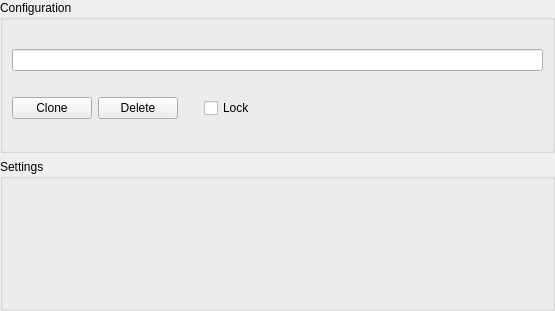
<?xml version="1.0" encoding="UTF-8"?>
<ui version="4.0">
 <class>TopOptionsPage</class>
 <widget class="QWidget" name="TopOptionsPage">
  <property name="geometry">
   <rect>
    <x>0</x>
    <y>0</y>
    <width>555</width>
    <height>311</height>
   </rect>
  </property>
  <property name="sizePolicy">
   <sizepolicy hsizetype="Preferred" vsizetype="Preferred">
    <horstretch>0</horstretch>
    <verstretch>0</verstretch>
   </sizepolicy>
  </property>
  <property name="windowTitle">
   <string/>
  </property>
  <layout class="QVBoxLayout" name="verticalLayout">
   <property name="margin">
    <number>0</number>
   </property>
   <item>
    <widget class="QGroupBox" name="configurationBox">
     <property name="title">
      <string>Configuration</string>
     </property>
     <layout class="QVBoxLayout" name="verticalLayout_2">
      <item>
       <widget class="QLineEdit" name="nameLineEdit">
        <property name="sizePolicy">
         <sizepolicy hsizetype="Expanding" vsizetype="Fixed">
          <horstretch>0</horstretch>
          <verstretch>0</verstretch>
         </sizepolicy>
        </property>
        <property name="text">
         <string/>
        </property>
        <property name="maxLength">
         <number>50</number>
        </property>
       </widget>
      </item>
      <item>
       <layout class="QHBoxLayout" name="horizontalLayout">
        <item>
         <widget class="QPushButton" name="cloneButton">
          <property name="sizePolicy">
           <sizepolicy hsizetype="Preferred" vsizetype="Fixed">
            <horstretch>0</horstretch>
            <verstretch>0</verstretch>
           </sizepolicy>
          </property>
          <property name="text">
           <string>Clone</string>
          </property>
         </widget>
        </item>
        <item>
         <widget class="QPushButton" name="deleteButton">
          <property name="sizePolicy">
           <sizepolicy hsizetype="Preferred" vsizetype="Fixed">
            <horstretch>0</horstretch>
            <verstretch>0</verstretch>
           </sizepolicy>
          </property>
          <property name="text">
           <string>Delete</string>
          </property>
         </widget>
        </item>
        <item>
         <spacer name="horizontalSpacer_2">
          <property name="orientation">
           <enum>Qt::Horizontal</enum>
          </property>
          <property name="sizeType">
           <enum>QSizePolicy::Preferred</enum>
          </property>
          <property name="sizeHint" stdset="0">
           <size>
            <width>20</width>
            <height>9</height>
           </size>
          </property>
         </spacer>
        </item>
        <item>
         <widget class="QCheckBox" name="lockCheckBox">
          <property name="text">
           <string>Lock</string>
          </property>
         </widget>
        </item>
        <item>
         <spacer name="horizontalSpacer_3">
          <property name="orientation">
           <enum>Qt::Horizontal</enum>
          </property>
          <property name="sizeType">
           <enum>QSizePolicy::Expanding</enum>
          </property>
          <property name="sizeHint" stdset="0">
           <size>
            <width>100</width>
            <height>9</height>
           </size>
          </property>
         </spacer>
        </item>
       </layout>
      </item>
     </layout>
    </widget>
   </item>
   <item>
    <widget class="QGroupBox" name="settingsBox">
     <property name="title">
      <string>Settings</string>
     </property>
     <layout class="QVBoxLayout" name="verticalLayout_4"/>
    </widget>
   </item>
  </layout>
 </widget>
 <resources/>
 <connections/>
</ui>
